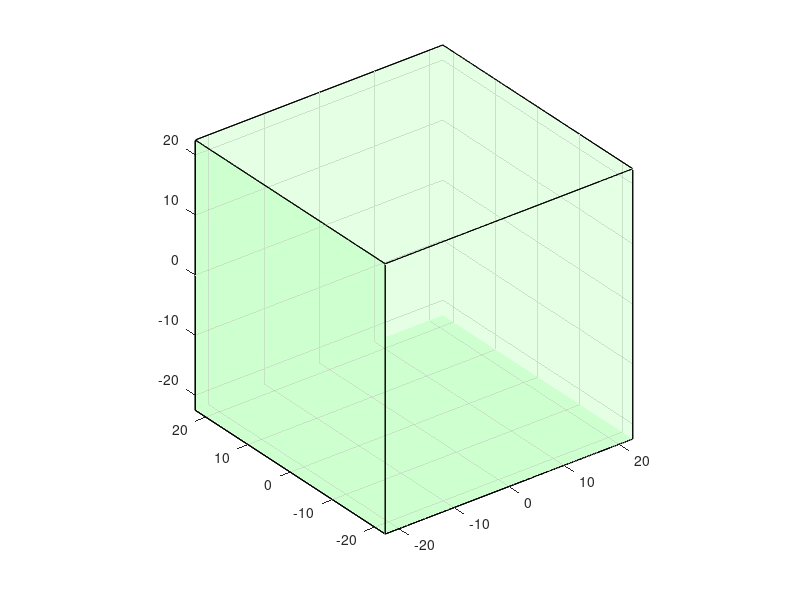

Reproduce this figure in MATLAB. (Note: this script raises an error after producing the figure.)
clc;
clear;

% 初始化容器和长方体的尺寸
container_size = 45; % 正方体容器边长
length = 8; % 长方体长度
width = 10;  % 长方体宽度
height = 6; % 长方体高度

% 创建长方体的顶点
vertices = [
    -length/2 -width/2 -height/2;   % 1
    length/2 -width/2 -height/2;   % 2
    length/2 width/2 -height/2;   % 3
    -length/2 width/2 -height/2;   % 4
    -length/2 -width/2 height/2;   % 5
    length/2 -width/2 height/2;   % 6
    length/2 width/2 height/2;   % 7
    -length/2 width/2 height/2   % 8
];

% 长方体的面索引
faces = [
    1 2 3 4;
    5 6 7 8;
    1 2 6 5;
    2 3 7 6;
    3 4 8 7;
    4 1 5 8
];

% 创建图形
figure;
axis equal;
xlim([-container_size/2 container_size/2]);
ylim([-container_size/2 container_size/2]);
zlim([-container_size/2 container_size/2]);
grid on;
view(3);

% 绘制正方体容器的顶点和面
container_vertices = [
    -container_size/2, -container_size/2, -container_size/2;
    container_size/2, -container_size/2, -container_size/2;
    container_size/2, container_size/2, -container_size/2;
    -container_size/2, container_size/2, -container_size/2;
    -container_size/2, -container_size/2, container_size/2;
    container_size/2, -container_size/2, container_size/2;
    container_size/2, container_size/2, container_size/2;
    -container_size/2, container_size/2, container_size/2;
];

container_faces = [
    1 2 3 4;
    5 6 7 8;
    1 2 6 5;
    2 3 7 6;
    3 4 8 7;
    4 1 5 8
];

% 绘制容器
hold on;
patch('Faces', container_faces, 'Vertices', container_vertices, 'FaceColor', 'g', 'FaceAlpha', 0.1);

% 初始化长方体的位置和旋转角度
position = [0, 0, 0]; % 初始位置
angles = [0, 0, 0]; % 初始旋转角度，绕x, y, z轴

% 设置旋转矩阵
rotation_matrix = @(angle, axis) ...
    [cos(angle) + axis(1)^2 * (1 - cos(angle)), axis(1)*axis(2)*(1 - cos(angle)) - axis(3)*sin(angle), axis(1)*axis(3)*(1 - cos(angle)) + axis(2)*sin(angle);
     axis(2)*axis(1)*(1 - cos(angle)) + axis(3)*sin(angle), cos(angle) + axis(2)^2 * (1 - cos(angle)), axis(2)*axis(3)*(1 - cos(angle)) - axis(1)*sin(angle);
     axis(3)*axis(1)*(1 - cos(angle)) - axis(2)*sin(angle), axis(3)*axis(2)*(1 - cos(angle)) + axis(1)*sin(angle), cos(angle) + axis(3)^2 * (1 - cos(angle))];
 
rotated_vertices = vertices;

% 初始化长方体的patch对象
h = patch('Faces', faces, 'Vertices', vertices, 'FaceColor', 'b');

% 初始化长方体到容器顶点的红色连接线
h_line = gobjects(1, 8);  % 预先创建8个对象来存储每条红线
for i = 1:8
    h_line(i) = plot3([container_vertices(i,1), rotated_vertices(i,1)], ...
                      [container_vertices(i,2), rotated_vertices(i,2)], ...
                      [container_vertices(i,3), rotated_vertices(i,3)], 'Color', 'r', 'LineWidth', 2);
end

% 设置动画的时间步长
num_frames = 1000;
for k = 1:num_frames
    if k < 200
        position = [0, 0, 0];
        angles = [sin((k-100)*0.01)*pi/3, 0, 0];
    elseif k > 200 && k < 400
        position = [0, 0, 0];
        angles = [0, sin((k-300)*0.01)*pi/3, 0];
    elseif k > 400 && k < 600
        position = [0, 0, 0];
        angles = [0, 0, sin((k-500)*0.01)*pi/3];
    elseif k > 600 && k < 800
        position = [sin(k*0.05) * container_size / 5, cos(k*0.05) * container_size / 5, 0];
        angles = [0, 0, 0];
    elseif k > 800 && k < 1000
        position = [0, 0, sin(k*0.05) * container_size / 10];
        angles = [0, 0, 0];
    end

    % 计算旋转矩阵
    R_x = rotation_matrix(angles(1), [1, 0, 0]);
    R_y = rotation_matrix(angles(2), [0, 1, 0]);
    R_z = rotation_matrix(angles(3), [0, 0, 1]);
    R = R_x * R_y * R_z;
    
    % 旋转后的顶点
    rotated_vertices = (R * vertices')';
    rotated_vertices = rotated_vertices + position;
    
    % 更新长方体的顶点
    h.Vertices = rotated_vertices;
    
    % 更新连接线
    for i = 1:8
        set(h_line(i), 'XData', [container_vertices(i,1), rotated_vertices(i,1)], ...
                        'YData', [container_vertices(i,2), rotated_vertices(i,2)], ...
                        'ZData', [container_vertices(i,3), rotated_vertices(i,3)]);
    end
    
    % 强制刷新图形
    drawnow;
end
